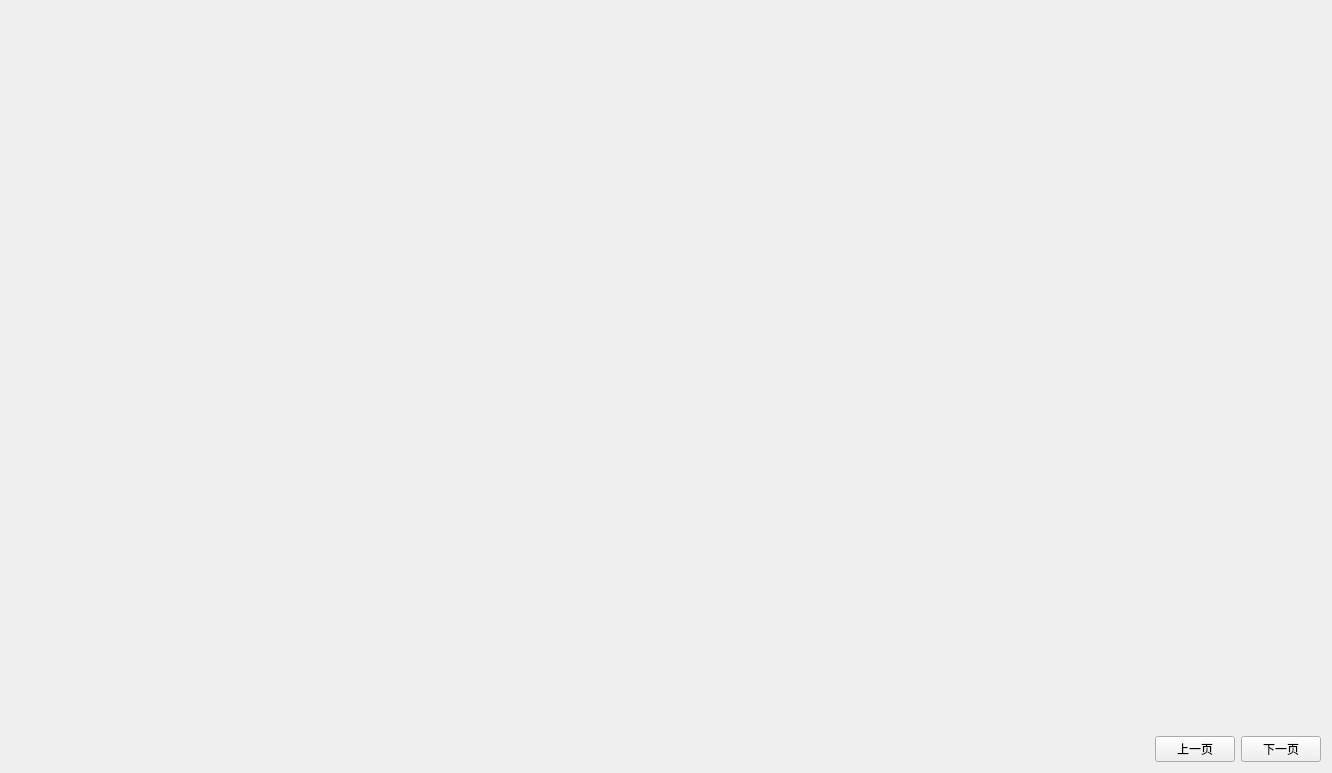
<?xml version="1.0" encoding="UTF-8"?>
<ui version="4.0">
 <class>ProductPage</class>
 <widget class="QWidget" name="ProductPage">
  <property name="geometry">
   <rect>
    <x>0</x>
    <y>0</y>
    <width>1332</width>
    <height>773</height>
   </rect>
  </property>
  <property name="windowTitle">
   <string>我们的产品</string>
  </property>
  <layout class="QVBoxLayout" name="verticalLayout">
   <item>
    <widget class="QStackedWidget" name="stackedWidget">
     <property name="currentIndex">
      <number>0</number>
     </property>
     <widget class="QWidget" name="page">
      <widget class="QLabel" name="label">
       <property name="geometry">
        <rect>
         <x>9</x>
         <y>9</y>
         <width>941</width>
         <height>271</height>
        </rect>
       </property>
       <property name="styleSheet">
        <string notr="true">background-image: url(:/Resources/product1.png);
</string>
       </property>
       <property name="text">
        <string/>
       </property>
      </widget>
     </widget>
     <widget class="QWidget" name="page_3">
      <widget class="QLabel" name="label_2">
       <property name="geometry">
        <rect>
         <x>10</x>
         <y>10</y>
         <width>1291</width>
         <height>311</height>
        </rect>
       </property>
       <property name="styleSheet">
        <string notr="true">background-image: url(:/Resources/product3.png);
</string>
       </property>
       <property name="text">
        <string/>
       </property>
      </widget>
     </widget>
     <widget class="QWidget" name="page_4"/>
     <widget class="QWidget" name="page_5"/>
     <widget class="QWidget" name="page_2"/>
    </widget>
   </item>
   <item>
    <layout class="QHBoxLayout" name="horizontalLayout">
     <item>
      <spacer name="horizontalSpacer">
       <property name="orientation">
        <enum>Qt::Horizontal</enum>
       </property>
       <property name="sizeHint" stdset="0">
        <size>
         <width>40</width>
         <height>20</height>
        </size>
       </property>
      </spacer>
     </item>
     <item>
      <widget class="QPushButton" name="pushButton_previous">
       <property name="text">
        <string>上一页</string>
       </property>
      </widget>
     </item>
     <item>
      <widget class="QPushButton" name="pushButton_next">
       <property name="text">
        <string>下一页</string>
       </property>
      </widget>
     </item>
    </layout>
   </item>
  </layout>
 </widget>
 <resources/>
 <connections/>
</ui>
